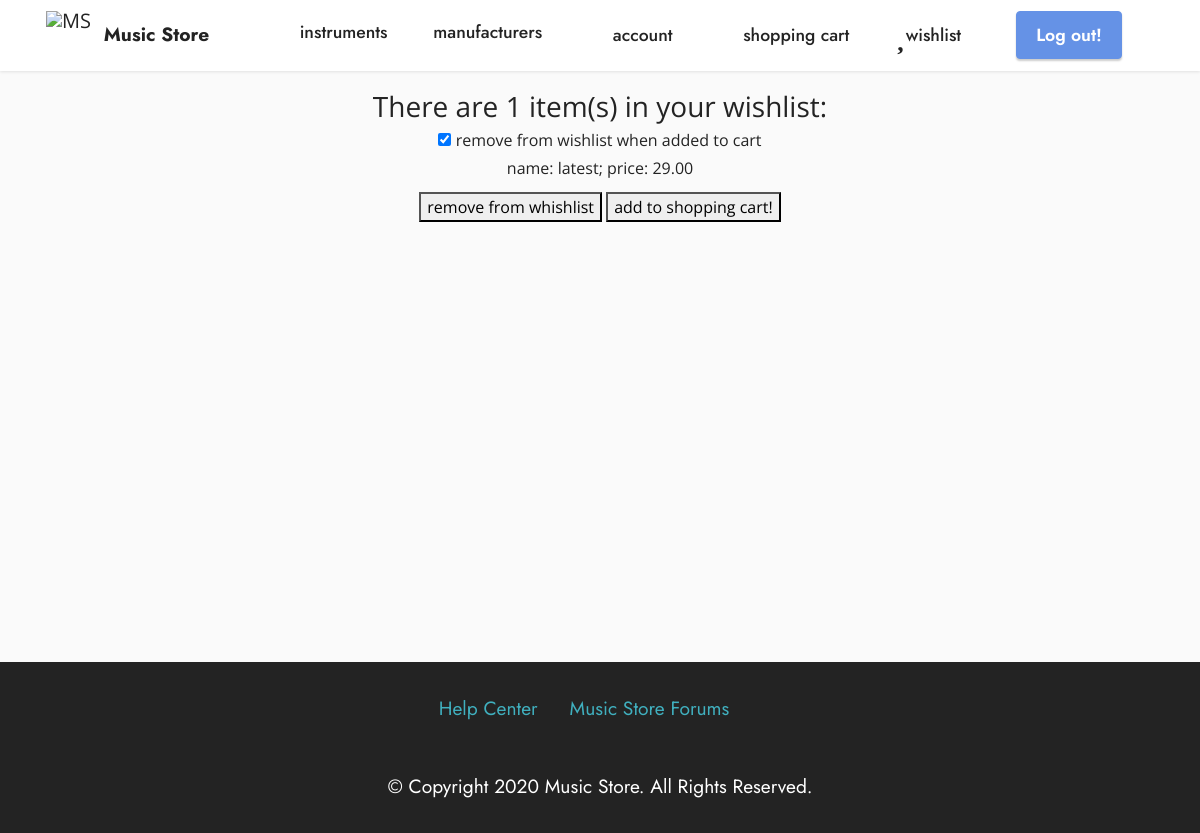
Page /account/wishlist/ (signed in) on the earlier database version.
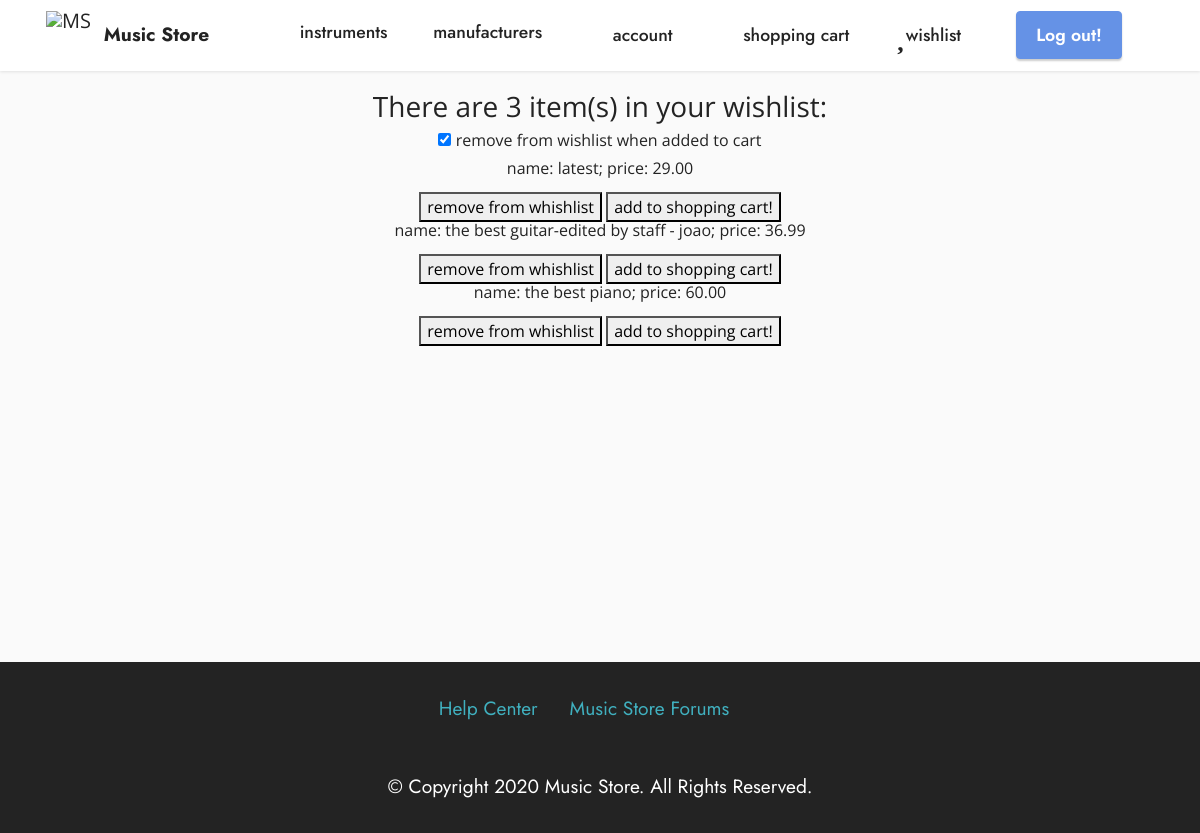
Same page on the later database version.
### app/models.py (models this page shows, shortened)
class ItemQuantity(models.Model):
    item = models.ForeignKey(Item, on_delete=models.CASCADE)
    quantity = models.IntegerField()

class Item(models.Model):
    instrument = models.OneToOneField(Instrument, on_delete=models.CASCADE)
    price = models.DecimalField(max_digits=10, decimal_places=2)

class Instrument(models.Model):
    name = models.CharField(max_length=100)
    category = models.CharField(choices=INSTRUMENT_CAT , max_length=100)
    manufacturer = models.ForeignKey(Manufacturer, on_delete=models.CASCADE)
    description = models.CharField(max_length=1000)
    nr_serie = models.CharField(max_length=20)
    image = models.URLField()

### app/views.py (the view, shortened to what this page needs)
# urls.py: path('account/wishlist/', views.wishlist, name='wishlist'),
@login_required(login_url='/login/')
def wishlist(request):
    person = get_curr_person_object(request)
    if 'checked' not in request.session:
        request.session['checked'] = False
    nr_prods = 0
    try:
        lista = ItemList.objects.get(person=person, type='wishlist').items.all()
        nr_prods = len(lista)
    except ObjectDoesNotExist:
        lista = []
    return render(request, 'wishlist.html', {'lista': lista, 'nr':nr_prods, 'remove':request.session['checked']})

### app/views.py (called while the page is built)
def get_curr_person_object(request):
    u = models.User.objects.get(pk=request.user.id)
    return Person.objects.get(user=u)

### templates/wishlist.html (shortened to what this page needs)
{% extends 'layout.html' %}
{% block content %}
    <div class="container container-info">
        <h3>There are {{ nr }} item(s) in your wishlist: </h3>
        <form action="" method="post">
            <input type="checkbox" id="rem_when_added_checkbox" name="rem_when_added_to_cart" {% if remove  %} checked {% endif %}  >
            <label for="rem_when_added_checkbox">remove from wishlist when added to cart</label>
            {% for i in lista %}
                <p>name: {{ i.item.instrument.name }}; price: {{ i.item.price }} </p>
                    <input type="submit" name="rem" value="remove from whishlist">
                    <input type="submit" name="purchase" value="add to shopping cart!">
            {% endfor %}
        </form>
    </div>
{% endblock %}

Differences in the rows shown:
added ItemQuantity: item.instrument.name "the best guitar-edited by staff - joao", item.price "36.99"
added ItemQuantity: item.instrument.name "the best piano", item.price "60.00"
Other differences:
{{ nr }}: "1" → "3"
